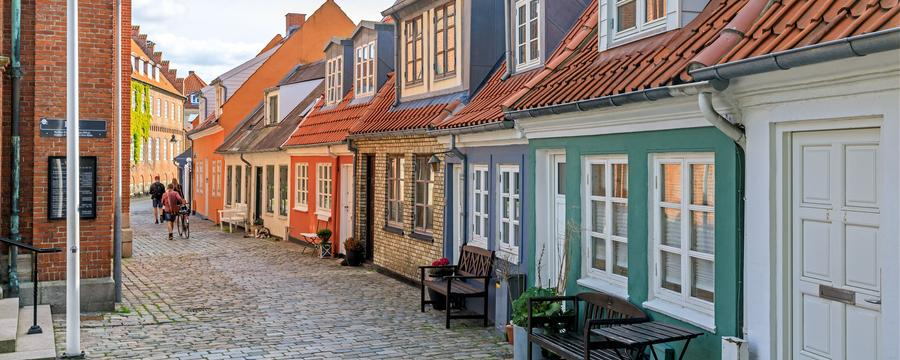
#> input picture benchmarks/canny_edge_detector/download.jpg, 900 x 360 px
$ python test.py
#> lines starting #> are read from the running program, lines starting #| are printed output that depends on the picture
import cv2
import numpy as np
from matplotlib import pyplot as plt

img = cv2.imread('download.jpg',0)
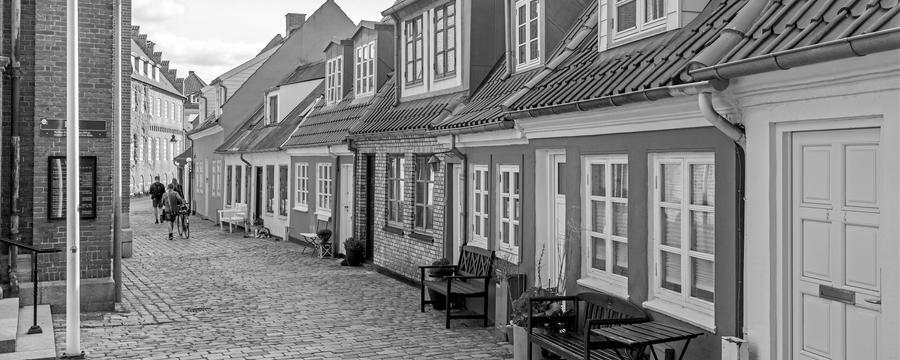
#> img: shape (360, 900); min 0, max 255, mean 129.9
edges = cv2.Canny(img,100,200)
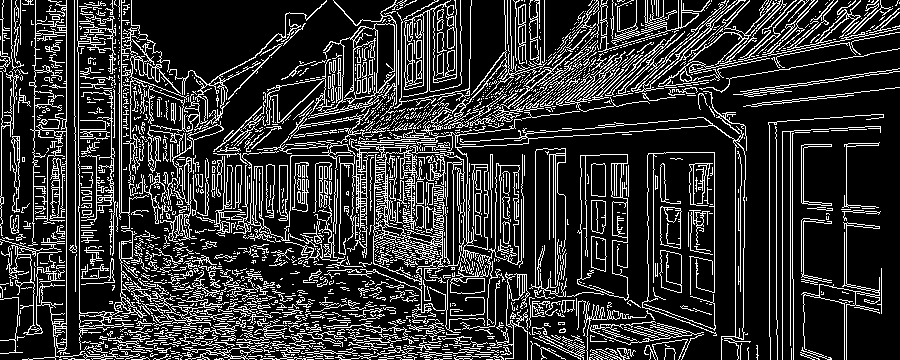
#> edges: shape (360, 900); 19.7% white in thin lines or dots
print(edges)
#> (printed output is left out)

num = len([edges[x][y] for x in range(0, len(edges)) for y in range(0, len(edges[0])) if edges[x][y] == 255])
#> num = 63841

print(num)
#| 63841

plt.imshow(edges,cmap = 'gray')
plt.title('Edge Image'), plt.xticks([]), plt.yticks([])

plt.show()
